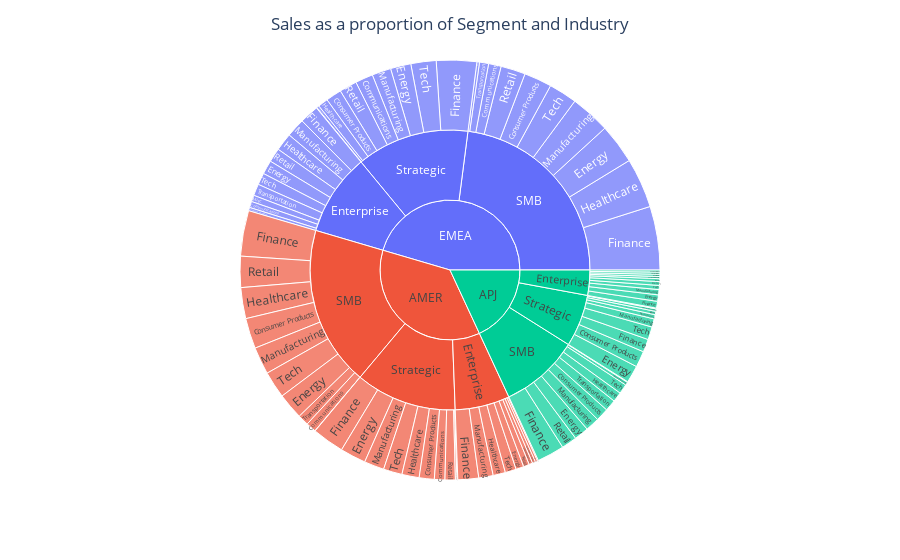

The notebook cell this image was saved under:
### Markdown cell above
## Segment and Industrial Analysis

### Code cell
fig = px.sunburst(df_copy, path=['Region','Segment', 'Industry'], values='Sales')
fig.update_layout(title_text="Sales as a proportion of Segment and Industry", title_x=0.5)
fig.show()

### Figure 1 — Plotly figure (JSON) as saved in the notebook; plotly's stock layout.template omitted (floating-point values rounded to 4 significant figures)
{"data": [{"branchvalues": "total", "domain": {"x": [0, 1], "y": [0, 1]}, "hovertemplate": "labels=%{label}<br>Sales=%{value}<br>parent=%{parent}<br>id=%{id}<extra></extra>", "ids": ["AMER/Enterprise/Communications", "APJ/Enterprise/Communications", "EMEA/Enterprise/Communications", "AMER/SMB/Communications", "APJ/SMB/Communications", "EMEA/SMB/Communications", "AMER/Strategic/Communications", "APJ/Strategic/Communications", "EMEA/Strategic/Communications", "AMER/Enterprise/Consumer Products", "APJ/Enterprise/Consumer Products", "EMEA/Enterprise/Consumer Products", "AMER/SMB/Consumer Products", "APJ/SMB/Consumer Products", "EMEA/SMB/Consumer Products", "AMER/Strategic/Consumer Products", "APJ/Strategic/Consumer Products", "EMEA/Strategic/Consumer Products", "AMER/Enterprise/Energy", "APJ/Enterprise/Energy", "EMEA/Enterprise/Energy", "AMER/SMB/Energy", "APJ/SMB/Energy", "EMEA/SMB/Energy", "AMER/Strategic/Energy", "APJ/Strategic/Energy", "EMEA/Strategic/Energy", "AMER/Enterprise/Finance", "APJ/Enterprise/Finance", "EMEA/Enterprise/Finance", "AMER/SMB/Finance", "APJ/SMB/Finance", "EMEA/SMB/Finance", "AMER/Strategic/Finance", "APJ/Strategic/Finance", "EMEA/Strategic/Finance", "AMER/Enterprise/Healthcare", "APJ/Enterprise/Healthcare", "EMEA/Enterprise/Healthcare", "AMER/SMB/Healthcare", "APJ/SMB/Healthcare", "EMEA/SMB/Healthcare", "AMER/Strategic/Healthcare", "APJ/Strategic/Healthcare", "EMEA/Strategic/Healthcare", "AMER/Enterprise/Manufacturing", "APJ/Enterprise/Manufacturing", "EMEA/Enterprise/Manufacturing", "AMER/SMB/Manufacturing", "APJ/SMB/Manufacturing", "EMEA/SMB/Manufacturing", "AMER/Strategic/Manufacturing", "APJ/Strategic/Manufacturing", "EMEA/Strategic/Manufacturing", "AMER/Enterprise/Misc", "APJ/Enterprise/Misc", "EMEA/Enterprise/Misc", "AMER/SMB/Misc", "APJ/SMB/Misc", "EMEA/SMB/Misc", "AMER/Strategic/Misc", "APJ/Strategic/Misc", "EMEA/Strategic/Misc", "AMER/Enterprise/Retail", "APJ/Enterprise/Retail", "EMEA/Enterprise/Retail", "AMER/SMB/Retail", "APJ/SMB/Retail", "EMEA/SMB/Retail", "AMER/Strategic/Retail", "APJ/Strategic/Retail", "EMEA/Strategic/Retail", "AMER/Enterprise/Tech", "APJ/Enterprise/Tech", "EMEA/Enterprise/Tech", "AMER/SMB/Tech", "APJ/SMB/Tech", "EMEA/SMB/Tech", "AMER/Strategic/Tech", "APJ/Strategic/Tech", "EMEA/Strategic/Tech", "AMER/Enterprise/Transportation", "APJ/Enterprise/Transportation", "EMEA/Enterprise/Transportation", "AMER/SMB/Transportation", "APJ/SMB/Transportation", "EMEA/SMB/Transportation", "AMER/Strategic/Transportation", "APJ/Strategic/Transportation", "EMEA/Strategic/Transportation", "AMER/Enterprise", "APJ/Enterprise", "EMEA/Enterprise", "AMER/SMB", "APJ/SMB", "EMEA/SMB", "AMER/Strategic", "APJ/Strategic", "EMEA/Strategic", "AMER", "APJ", "EMEA"], "labels": ["Communications", "Communications", "Communications", "Communications", "Communications", "Communications", "Communications", "Communications", "Communications", "Consumer Products", "Consumer Products", "Consumer Products", "Consumer Products", "Consumer Products", "Consumer Products", "Consumer Products", "Consumer Products", "Consumer Products", "Energy", "Energy", "Energy", "Energy", "Energy", "Energy", "Energy", "Energy", "Energy", "Finance", "Finance", "Finance", "Finance", "Finance", "Finance", "Finance", "Finance", "Finance", "Healthcare", "Healthcare", "Healthcare", "Healthcare", "Healthcare", "Healthcare", "Healthcare", "Healthcare", "Healthcare", "Manufacturing", "Manufacturing", "Manufacturing", "Manufacturing", "Manufacturing", "Manufacturing", "Manufacturing", "Manufacturing", "Manufacturing", "Misc", "Misc", "Misc", "Misc", "Misc", "Misc", "Misc", "Misc", "Misc", "Retail", "Retail", "Retail", "Retail", "Retail", "Retail", "Retail", "Retail", "Retail", "Tech", "Tech", "Tech", "Tech", "Tech", "Tech", "Tech", "Tech", "Tech", "Transportation", "Transportation", "Transportation", "Transportation", "Transportation", "Transportation", "Transportation", "Transportation", "Transportation", "Enterprise", "Enterprise", "Enterprise", "SMB", "SMB", "SMB", "Strategic", "Strategic", "Strategic", "AMER", "APJ", "EMEA"], "name": "", "parents": ["AMER/Enterprise", "APJ/Enterprise", "EMEA/Enterprise", "AMER/SMB", "APJ/SMB", "EMEA/SMB", "AMER/Strategic", "APJ/Strategic", "EMEA/Strategic", "AMER/Enterprise", "APJ/Enterprise", "EMEA/Enterprise", "AMER/SMB", "APJ/SMB", "EMEA/SMB", "AMER/Strategic", "APJ/Strategic", "EMEA/Strategic", "AMER/Enterprise", "APJ/Enterprise", "EMEA/Enterprise", "AMER/SMB", "APJ/SMB", "EMEA/SMB", "AMER/Strategic", "APJ/Strategic", "EMEA/Strategic", "AMER/Enterprise", "APJ/Enterprise", "EMEA/Enterprise", "AMER/SMB", "APJ/SMB", "EMEA/SMB", "AMER/Strategic", "APJ/Strategic", "EMEA/Strategic", "AMER/Enterprise", "APJ/Enterprise", "EMEA/Enterprise", "AMER/SMB", "APJ/SMB", "EMEA/SMB", "AMER/Strategic", "APJ/Strategic", "EMEA/Strategic", "AMER/Enterprise", "APJ/Enterprise", "EMEA/Enterprise", "AMER/SMB", "APJ/SMB", "EMEA/SMB", "AMER/Strategic", "APJ/Strategic", "EMEA/Strategic", "AMER/Enterprise", "APJ/Enterprise", "EMEA/Enterprise", "AMER/SMB", "APJ/SMB", "EMEA/SMB", "AMER/Strategic", "APJ/Strategic", "EMEA/Strategic", "AMER/Enterprise", "APJ/Enterprise", "EMEA/Enterprise", "AMER/SMB", "APJ/SMB", "EMEA/SMB", "AMER/Strategic", "APJ/Strategic", "EMEA/Strategic", "AMER/Enterprise", "APJ/Enterprise", "EMEA/Enterprise", "AMER/SMB", "APJ/SMB", "EMEA/SMB", "AMER/Strategic", "APJ/Strategic", "EMEA/Strategic", "AMER/Enterprise", "APJ/Enterprise", "EMEA/Enterprise", "AMER/SMB", "APJ/SMB", "EMEA/SMB", "AMER/Strategic", "APJ/Strategic", "EMEA/Strategic", "AMER", "APJ", "EMEA", "AMER", "APJ", "EMEA", "AMER", "APJ", "EMEA", "", "", ""], "type": "sunburst", "values": [6422.0, 3684.0, 10880.0, 18020.0, 5427.0, 22240.0, 18570.0, 4404.0, 31310.0, 5436.0, 3859.0, 5886.0, 53870.0, 22990.0, 49070.0, 26600.0, 28490.0, 27840.0, 13873, 11360.0, 24570.0, 46250.0, 25670.0, 70630.0, 45520.0, 30620.0, 36160.0, 36710.0, 11990.0, 33760.0, 80460.0, 48270.0, 112400.0, 56610.0, 22760.0, 71200.0, 21780.0, 3851.0, 31400.0, 54730.0, 17350.0, 88100.0, 30490.0, 7530.0, 17950.0, 25480.0, 9332.0, 33270.0, 48370.0, 24750.0, 70430.0, 35310.0, 14650.0, 33610.0, 3908.0, 5021.0, 11440.0, 332.1, 1027.0, 4527.0, 1404.0, 191.6, 737.4, 10420.0, 6733.0, 24810.0, 55040.0, 27330.0, 43560.0, 18240.0, 5847.0, 31100.0, 19520.0, 7201.0, 20920.0, 47580.0, 17220.0, 50180.0, 33150.0, 22750.0, 44640.0, 1650.0, 3844.0, 20640.0, 19310.0, 20170.0, 16100.0, 2796.0, 1141.0, 4536.0, 145200.0, 66880.0, 217600.0, 424000.0, 210200.0, 527200.0, 268700.0, 138400.0, 299100.0, 837800.0, 415500.0, 1044000.0]}], "layout": {"legend": {"tracegroupgap": 0}, "margin": {"t": 60}, "title": {"text": "Sales as a proportion of Segment and Industry", "x": 0.5}}}
